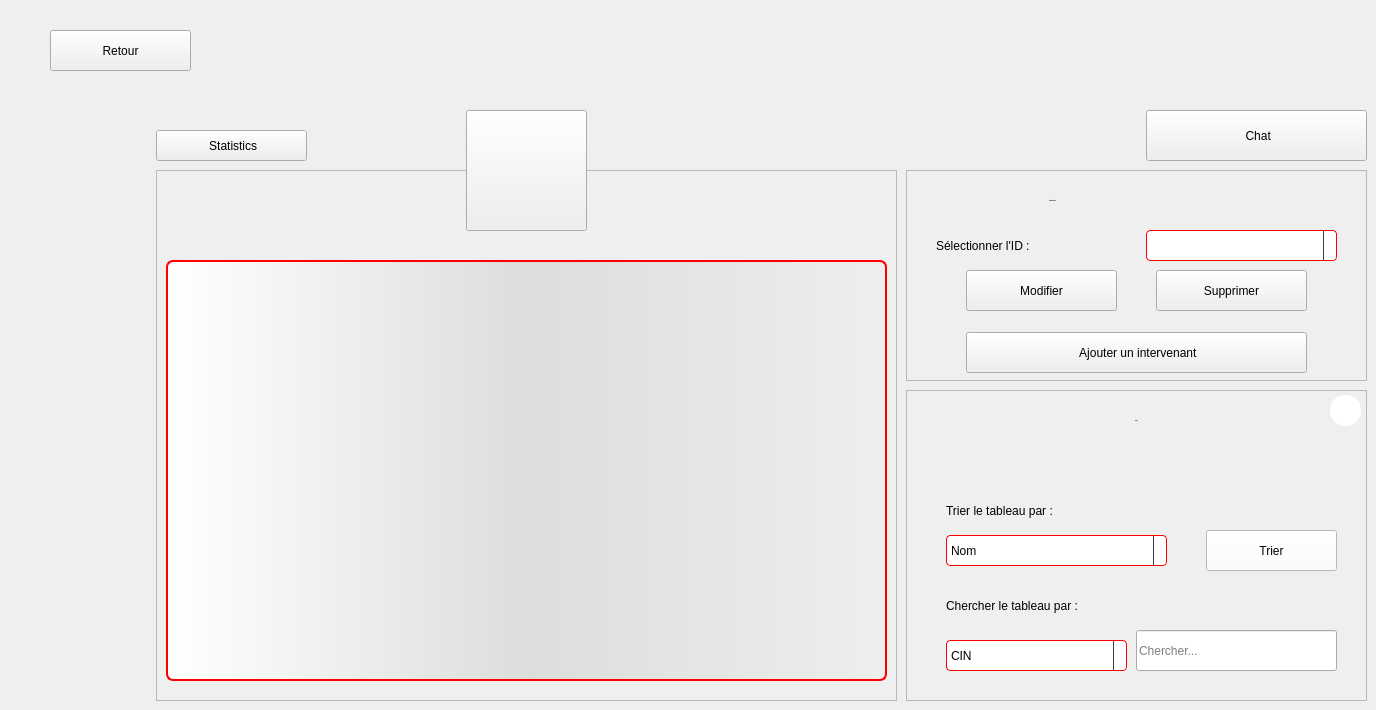
    <widget class="QWidget" name="Intervenants">
     <widget class="QPushButton" name="B_BackToGestions">
      <property name="geometry">
       <rect>
        <x>50</x>
        <y>30</y>
        <width>141</width>
        <height>41</height>
       </rect>
      </property>
      <property name="cursor">
       <cursorShape>PointingHandCursor</cursorShape>
      </property>
      <property name="text">
       <string>Retour</string>
      </property>
      <property name="icon">
       <iconset>
        <normaloff>:/Recources/Images/back-arrow.png</normaloff>:/Recources/Images/back-arrow.png</iconset>
      </property>
     </widget>
     <widget class="QFrame" name="frame">
      <property name="geometry">
       <rect>
        <x>156</x>
        <y>170</y>
        <width>741</width>
        <height>531</height>
       </rect>
      </property>
      <property name="styleSheet">
       <string notr="true"/>
      </property>
      <property name="frameShape">
       <enum>QFrame::StyledPanel</enum>
      </property>
      <property name="frameShadow">
       <enum>QFrame::Raised</enum>
      </property>
      <widget class="QTableView" name="T_Intervenants">
       <property name="geometry">
        <rect>
         <x>10</x>
         <y>90</y>
         <width>721</width>
         <height>421</height>
        </rect>
       </property>
       <property name="styleSheet">
        <string notr="true">QTableView {border: 2px solid red;text-align: top;padding: 4px;border-radius: 7px;border-bottom-left-radius: 7px;background: QLinearGradient( x1: 0, y1: 0, x2: 1, y2: 0,stop: 0 #fff, stop: 1 #eee,stop: 0.5 #ddd,stop: 1 #eee );width: 15px;selection-background-color:QLinearGradient( x1: 0, y1: 0, x2: 1, y2: 0,stop: 0 #FF0000, stop: 1 #FF5F5F,stop: 0.5 #FEAAAA,stop: 1 #eee);selection-color: black;}
QTableView::item:focus{selection-background-color: red;}
QScrollBar:vertical{ width: 20px; background: none; /* only these sort effect about width ...*/}
QScrollBar::handle:vertical{ border: 3px solid #5E749C;text-align: top;padding: 4px;border-radius: 5px; border-bottom-left-radius: 5px;background: QLinearGradient( x1: 0, y1: 0, x2: 1, y2: 0,stop: 0 #fff, stop: 1 #eee,stop: 0.5 #ddd,stop: 1 #eee ); width: 25px; min-height: 20px; max-height: 25px; /*these sort no effect*/ }
QScrollBar::add-page:vertical {border: 3px solid red;text-align: top;padding: 4px;border-radius: 5px; border-bottom-left-radius: 5px;background:  red; /* adding width: xx px; sorting no effect .. why? */}
QScrollBar::sub-page:vertical {border: 3px solid green;text-align: top;padding: 4px;border-radius: 5px; border-bottom-left-radius: 5px;background:  green; /* adding width: xx px; sorting no effect .. why? */ }</string>
       </property>
       <attribute name="horizontalHeaderCascadingSectionResizes">
        <bool>false</bool>
       </attribute>
       <attribute name="horizontalHeaderDefaultSectionSize">
        <number>115</number>
       </attribute>
      </widget>
      <widget class="QLabel" name="L_AlerteIntervenant">
       <property name="geometry">
        <rect>
         <x>10</x>
         <y>60</y>
         <width>521</width>
         <height>31</height>
        </rect>
       </property>
       <property name="styleSheet">
        <string notr="true">background: transparent;
font-size: 10px;</string>
       </property>
       <property name="text">
        <string/>
       </property>
      </widget>
     </widget>
     <widget class="QFrame" name="frame_2">
      <property name="geometry">
       <rect>
        <x>906</x>
        <y>170</y>
        <width>461</width>
        <height>211</height>
       </rect>
      </property>
      <property name="styleSheet">
       <string notr="true"/>
      </property>
      <property name="frameShape">
       <enum>QFrame::StyledPanel</enum>
      </property>
      <property name="frameShadow">
       <enum>QFrame::Raised</enum>
      </property>
      <widget class="QLabel" name="L_ConfigIntervenant">
       <property name="geometry">
        <rect>
         <x>143</x>
         <y>0</y>
         <width>171</width>
         <height>61</height>
        </rect>
       </property>
       <property name="font">
        <font>
         <family>century gothic</family>
         <pointsize>-1</pointsize>
         <weight>75</weight>
         <bold>true</bold>
        </font>
       </property>
       <property name="styleSheet">
        <string notr="true">background: transparent;</string>
       </property>
       <property name="text">
        <string>Configuration</string>
       </property>
      </widget>
      <widget class="QLabel" name="L_CB_ID">
       <property name="geometry">
        <rect>
         <x>30</x>
         <y>60</y>
         <width>191</width>
         <height>31</height>
        </rect>
       </property>
       <property name="styleSheet">
        <string notr="true">background: transparent;</string>
       </property>
       <property name="text">
        <string>Sélectionner l'ID :</string>
       </property>
      </widget>
      <widget class="QPushButton" name="B_AjouterIntervenant">
       <property name="geometry">
        <rect>
         <x>60</x>
         <y>162</y>
         <width>341</width>
         <height>41</height>
        </rect>
       </property>
       <property name="cursor">
        <cursorShape>PointingHandCursor</cursorShape>
       </property>
       <property name="text">
        <string> Ajouter un intervenant</string>
       </property>
       <property name="icon">
        <iconset>
         <normaloff>:/Recources/Images/add.png</normaloff>:/Recources/Images/add.png</iconset>
       </property>
      </widget>
      <widget class="QComboBox" name="CB_IDIntervenant">
       <property name="geometry">
        <rect>
         <x>240</x>
         <y>60</y>
         <width>191</width>
         <height>31</height>
        </rect>
       </property>
       <property name="styleSheet">
        <string notr="true">QComboBox {
  border: 1px solid red;
  border-radius: 4px;
  background: white;
}

QComboBox QAbstractItemView {
  border: 1px solid black;
  border-radius: 0;
  background-color: white;
  selection-background-color:#305068;
}

QComboBox QAbstractItemView:hover {
  background-color: white;
  color: #F0F0F0;
}

QComboBox QAbstractItemView:selected {
  background: #1464A0;
  color: #32414B;
}

QComboBox QAbstractItemView:alternate {
  background: #19232D;
}

QComboBox:disabled {
  background-color: #19232D;
  color: #787878;
}

QComboBox:hover {
  border: 1px solid #148CD2;
}

QComboBox:focus {
  border: 1px solid #1464A0;
}

QComboBox:on {
  selection-background-color: #1464A0;
}

QComboBox::item:checked {
  font-weight: bold;
}

QComboBox::item:selected {
  border: 0px solid transparent;
}

QComboBox::drop-down {
  subcontrol-origin: padding;
  subcontrol-position: top right;
  width: 12px;
  border-left: 1px solid #32414B;
}</string>
       </property>
      </widget>
      <widget class="QPushButton" name="B_ModifierIntervenant">
       <property name="geometry">
        <rect>
         <x>60</x>
         <y>100</y>
         <width>151</width>
         <height>41</height>
        </rect>
       </property>
       <property name="cursor">
        <cursorShape>PointingHandCursor</cursorShape>
       </property>
       <property name="text">
        <string>Modifier</string>
       </property>
       <property name="icon">
        <iconset>
         <normaloff>:/Recources/Images/edit.png</normaloff>:/Recources/Images/edit.png</iconset>
       </property>
       <property name="iconSize">
        <size>
         <width>23</width>
         <height>23</height>
        </size>
       </property>
      </widget>
      <widget class="QPushButton" name="B_SupprimerIntervenant">
       <property name="geometry">
        <rect>
         <x>250</x>
         <y>100</y>
         <width>151</width>
         <height>41</height>
        </rect>
       </property>
       <property name="cursor">
        <cursorShape>PointingHandCursor</cursorShape>
       </property>
       <property name="text">
        <string>Supprimer</string>
       </property>
       <property name="icon">
        <iconset>
         <normaloff>:/Recources/Images/trash.png</normaloff>:/Recources/Images/trash.png</iconset>
       </property>
       <property name="iconSize">
        <size>
         <width>23</width>
         <height>23</height>
        </size>
       </property>
      </widget>
     </widget>
     <widget class="QPushButton" name="B_Statistics">
      <property name="geometry">
       <rect>
        <x>156</x>
        <y>130</y>
        <width>151</width>
        <height>31</height>
       </rect>
      </property>
      <property name="cursor">
       <cursorShape>PointingHandCursor</cursorShape>
      </property>
      <property name="text">
       <string> Statistics</string>
      </property>
      <property name="icon">
       <iconset>
        <normaloff>:/Recources/Images/trend.png</normaloff>:/Recources/Images/trend.png</iconset>
      </property>
      <property name="iconSize">
       <size>
        <width>23</width>
        <height>23</height>
       </size>
      </property>
     </widget>
     <widget class="QToolButton" name="toolButton">
      <property name="geometry">
       <rect>
        <x>466</x>
        <y>110</y>
        <width>121</width>
        <height>121</height>
       </rect>
      </property>
      <property name="text">
       <string/>
      </property>
      <property name="icon">
       <iconset>
        <normaloff>:/Recources/Images/judge.png</normaloff>:/Recources/Images/judge.png</iconset>
      </property>
      <property name="iconSize">
       <size>
        <width>64</width>
        <height>64</height>
       </size>
      </property>
     </widget>
     <widget class="QFrame" name="frame_10">
      <property name="geometry">
       <rect>
        <x>906</x>
        <y>390</y>
        <width>461</width>
        <height>311</height>
       </rect>
      </property>
      <property name="styleSheet">
       <string notr="true"/>
      </property>
      <property name="frameShape">
       <enum>QFrame::StyledPanel</enum>
      </property>
      <property name="frameShadow">
       <enum>QFrame::Raised</enum>
      </property>
      <widget class="QLabel" name="L_ConfigIntervenant_3">
       <property name="geometry">
        <rect>
         <x>140</x>
         <y>0</y>
         <width>181</width>
         <height>61</height>
        </rect>
       </property>
       <property name="font">
        <font>
         <family>century gothic</family>
         <pointsize>-1</pointsize>
         <weight>75</weight>
         <bold>true</bold>
        </font>
       </property>
       <property name="styleSheet">
        <string notr="true">background: transparent;</string>
       </property>
       <property name="frameShape">
        <enum>QFrame::NoFrame</enum>
       </property>
       <property name="frameShadow">
        <enum>QFrame::Plain</enum>
       </property>
       <property name="text">
        <string>Table</string>
       </property>
       <property name="alignment">
        <set>Qt::AlignCenter</set>
       </property>
      </widget>
      <widget class="QLabel" name="L_CB_Tri">
       <property name="geometry">
        <rect>
         <x>40</x>
         <y>105</y>
         <width>231</width>
         <height>31</height>
        </rect>
       </property>
       <property name="styleSheet">
        <string notr="true">background: transparent;</string>
       </property>
       <property name="text">
        <string>Trier le tableau par :</string>
       </property>
      </widget>
      <widget class="QComboBox" name="CB_TriIntervenant">
       <property name="geometry">
        <rect>
         <x>40</x>
         <y>145</y>
         <width>221</width>
         <height>31</height>
        </rect>
       </property>
       <property name="styleSheet">
        <string notr="true">QComboBox {
  border: 1px solid red;
  border-radius: 4px;
  background: white;
}

QComboBox QAbstractItemView {
  border: 1px solid black;
  border-radius: 0;
  background-color: white;
  selection-background-color:#305068;
}

QComboBox QAbstractItemView:hover {
  background-color: white;
  color: #F0F0F0;
}

QComboBox QAbstractItemView:selected {
  background: #1464A0;
  color: #32414B;
}

QComboBox QAbstractItemView:alternate {
  background: #19232D;
}

QComboBox:disabled {
  background-color: #19232D;
  color: #787878;
}

QComboBox:hover {
  border: 1px solid #148CD2;
}

QComboBox:focus {
  border: 1px solid #1464A0;
}

QComboBox:on {
  selection-background-color: #1464A0;
}

QComboBox::item:checked {
  font-weight: bold;
}

QComboBox::item:selected {
  border: 0px solid transparent;
}

QComboBox::drop-down {
  subcontrol-origin: padding;
  subcontrol-position: top right;
  width: 12px;
  border-left: 1px solid #32414B;
}</string>
       </property>
       <item>
        <property name="text">
         <string>Nom</string>
        </property>
       </item>
       <item>
        <property name="text">
         <string>Prenom</string>
        </property>
       </item>
      </widget>
      <widget class="QPushButton" name="B_Trier">
       <property name="geometry">
        <rect>
         <x>300</x>
         <y>140</y>
         <width>131</width>
         <height>41</height>
        </rect>
       </property>
       <property name="cursor">
        <cursorShape>PointingHandCursor</cursorShape>
       </property>
       <property name="styleSheet">
        <string notr="true">QPushButton {
	background: white;
}

QPushButton:hover {
	background: #BEBEBE;
}</string>
       </property>
       <property name="text">
        <string>Trier</string>
       </property>
       <property name="icon">
        <iconset>
         <normaloff>:/Recources/Images/ascending-sort.png</normaloff>:/Recources/Images/ascending-sort.png</iconset>
       </property>
       <property name="iconSize">
        <size>
         <width>18</width>
         <height>18</height>
        </size>
       </property>
      </widget>
      <widget class="QLabel" name="L_CB_Recherche">
       <property name="geometry">
        <rect>
         <x>40</x>
         <y>200</y>
         <width>271</width>
         <height>31</height>
        </rect>
       </property>
       <property name="styleSheet">
        <string notr="true">background: transparent;</string>
       </property>
       <property name="text">
        <string>Chercher le tableau par :</string>
       </property>
      </widget>
      <widget class="QLineEdit" name="LE_ChercherPrenom">
       <property name="geometry">
        <rect>
         <x>230</x>
         <y>240</y>
         <width>201</width>
         <height>41</height>
        </rect>
       </property>
       <property name="placeholderText">
        <string>Chercher...</string>
       </property>
      </widget>
      <widget class="QPushButton" name="B_ResetTableIntervenant">
       <property name="geometry">
        <rect>
         <x>424</x>
         <y>5</y>
         <width>31</width>
         <height>31</height>
        </rect>
       </property>
       <property name="cursor">
        <cursorShape>PointingHandCursor</cursorShape>
       </property>
       <property name="styleSheet">
        <string notr="true">QPushButton {
	background: white;
	border-radius: 15px;
}

QPushButton:hover {
	background: #BEBEBE;
}</string>
       </property>
       <property name="text">
        <string/>
       </property>
       <property name="icon">
        <iconset>
         <normaloff>:/Recources/Images/close.png</normaloff>:/Recources/Images/close.png</iconset>
       </property>
      </widget>
      <widget class="QComboBox" name="CB_ChercherIntervenant">
       <property name="geometry">
        <rect>
         <x>40</x>
         <y>250</y>
         <width>181</width>
         <height>31</height>
        </rect>
       </property>
       <property name="styleSheet">
        <string notr="true">QComboBox {
  border: 1px solid red;
  border-radius: 4px;
  background: white;
}

QComboBox QAbstractItemView {
  border: 1px solid black;
  border-radius: 0;
  background-color: white;
  selection-background-color:#305068;
}

QComboBox QAbstractItemView:hover {
  background-color: white;
  color: #F0F0F0;
}

QComboBox QAbstractItemView:selected {
  background: #1464A0;
  color: #32414B;
}

QComboBox QAbstractItemView:alternate {
  background: #19232D;
}

QComboBox:disabled {
  background-color: #19232D;
  color: #787878;
}

QComboBox:hover {
  border: 1px solid #148CD2;
}

QComboBox:focus {
  border: 1px solid #1464A0;
}

QComboBox:on {
  selection-background-color: #1464A0;
}

QComboBox::item:checked {
  font-weight: bold;
}

QComboBox::item:selected {
  border: 0px solid transparent;
}

QComboBox::drop-down {
  subcontrol-origin: padding;
  subcontrol-position: top right;
  width: 12px;
  border-left: 1px solid #32414B;
}</string>
       </property>
       <item>
        <property name="text">
         <string>CIN</string>
        </property>
       </item>
       <item>
        <property name="text">
         <string>Prenom</string>
        </property>
       </item>
       <item>
        <property name="text">
         <string>Localisation</string>
        </property>
       </item>
      </widget>
     </widget>
     <widget class="QPushButton" name="B_Chat">
      <property name="geometry">
       <rect>
        <x>1146</x>
        <y>110</y>
        <width>221</width>
        <height>51</height>
       </rect>
      </property>
      <property name="cursor">
       <cursorShape>PointingHandCursor</cursorShape>
      </property>
      <property name="text">
       <string> Chat</string>
      </property>
      <property name="icon">
       <iconset>
        <normaloff>:/Recources/Images/live-chat.png</normaloff>:/Recources/Images/live-chat.png</iconset>
      </property>
      <property name="iconSize">
       <size>
        <width>25</width>
        <height>25</height>
       </size>
      </property>
     </widget>
     <zorder>frame</zorder>
     <zorder>B_BackToGestions</zorder>
     <zorder>frame_2</zorder>
     <zorder>B_Statistics</zorder>
     <zorder>toolButton</zorder>
     <zorder>frame_10</zorder>
     <zorder>B_Chat</zorder>
    </widget>
